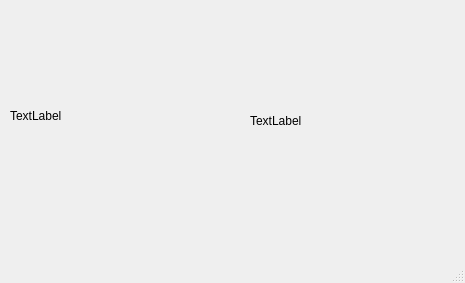
<?xml version="1.0" encoding="UTF-8"?>
<ui version="4.0">
 <class>MainWindow</class>
 <widget class="QMainWindow" name="MainWindow">
  <property name="geometry">
   <rect>
    <x>0</x>
    <y>0</y>
    <width>465</width>
    <height>283</height>
   </rect>
  </property>
  <property name="sizePolicy">
   <sizepolicy hsizetype="Expanding" vsizetype="Expanding">
    <horstretch>0</horstretch>
    <verstretch>0</verstretch>
   </sizepolicy>
  </property>
  <property name="windowTitle">
   <string>MainWindow</string>
  </property>
  <widget class="QWidget" name="centralwidget">
   <widget class="QLabel" name="lBigImage">
    <property name="geometry">
     <rect>
      <x>10</x>
      <y>10</y>
      <width>181</width>
      <height>211</height>
     </rect>
    </property>
    <property name="sizePolicy">
     <sizepolicy hsizetype="Expanding" vsizetype="Expanding">
      <horstretch>0</horstretch>
      <verstretch>0</verstretch>
     </sizepolicy>
    </property>
    <property name="text">
     <string>TextLabel</string>
    </property>
   </widget>
   <widget class="QLabel" name="lStitching">
    <property name="geometry">
     <rect>
      <x>250</x>
      <y>10</y>
      <width>191</width>
      <height>221</height>
     </rect>
    </property>
    <property name="sizePolicy">
     <sizepolicy hsizetype="Expanding" vsizetype="Expanding">
      <horstretch>0</horstretch>
      <verstretch>0</verstretch>
     </sizepolicy>
    </property>
    <property name="text">
     <string>TextLabel</string>
    </property>
   </widget>
  </widget>
  <widget class="QMenuBar" name="menubar">
   <property name="geometry">
    <rect>
     <x>0</x>
     <y>0</y>
     <width>465</width>
     <height>22</height>
    </rect>
   </property>
  </widget>
  <widget class="QStatusBar" name="statusbar"/>
 </widget>
 <resources/>
 <connections/>
</ui>
